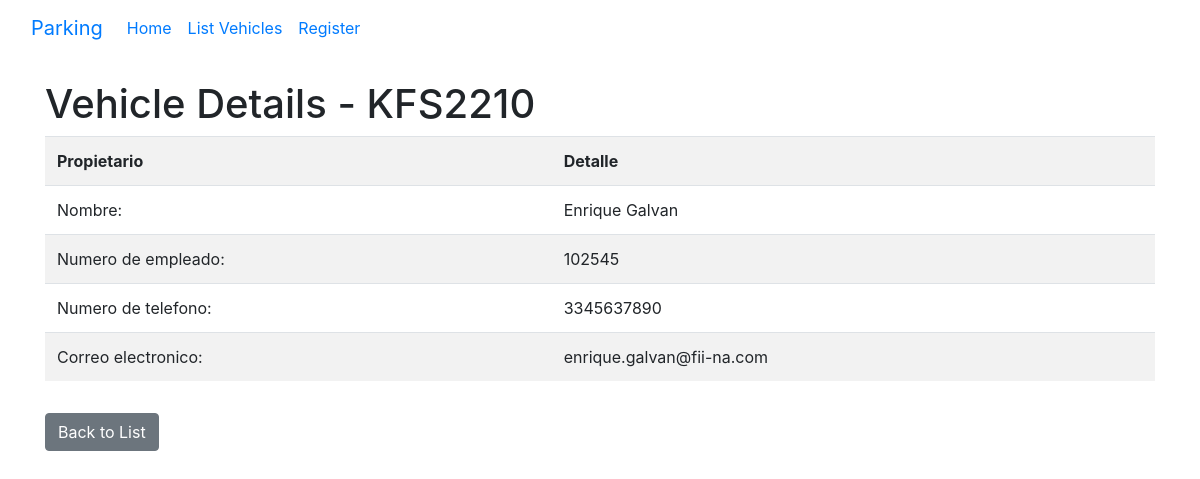
Screenshot of /details/29/ with the database file from the repository.
### vehicles/models.py (models this page shows, shortened)
class Vehicle(models.Model):
    LICENSE_PLATE_MAX_LENGTH = 15
    EMPLOYEE_ID_MAX_LENGTH = 6
    license_plate = models.CharField(
        max_length=LICENSE_PLATE_MAX_LENGTH, unique=True)
    owner_employee_id = models.CharField(
        max_length=EMPLOYEE_ID_MAX_LENGTH, default="")
    owner_name = models.CharField(max_length=100)
    owner_contact = models.CharField(max_length=15)
    owner_email = models.EmailField(max_length=254)
    owner_department = models.CharField(max_length=254, default="")
    owner_building = models.CharField(max_length=254, default="")
    vehicle_manufacturer = models.CharField(max_length=100, default="")
    vehicle_model = models.CharField(max_length=100)
    vehicle_color = models.CharField(max_length=100)

### vehicles/views.py (the view)
# urls.py: path('details/<int:pk>/', views.view_vehicle_details,
def view_vehicle_details(request, pk):
    vehicle = get_object_or_404(Vehicle, pk=pk)
    return render(request, 'vehicles/vehicle_details.html', {'vehicle': vehicle})

### vehicles/templates/vehicles/vehicle_details.html (shortened to what this page needs)
{% extends 'vehicles/base.html' %}
{% block content %}
        <h1 class="mt-4">Vehicle Details - {{ vehicle.license_plate.upper }}</h1>
        <table class="table table-striped display">
                <tr>
                        <th scope="col">Propietario</th>
                        <th scope="col">Detalle</th>
                </tr>
                <tr>
                        <td scope="col">Nombre:</td>
                        <td scope="col">{{vehicle.owner_name}}</td>
                </tr>
                <tr>
                        <td scope="col">Numero de empleado:</td>
                        <td scope="col">{{vehicle.owner_employee_id}}</td>
                </tr>
                <tr>
                        <td scope="col">Numero de telefono:</td>
                        <td scope="col" >{{vehicle.owner_contact}}</td>
                </tr>
                <tr>
                        <td scope="col">Correo electronico:</td>
                        <td scope="col" >{{vehicle.owner_email}}</td>
                </tr>
        </table>
        <a href="{% url 'vehicles:list_vehicles' %}" class="btn btn-secondary mt-3">Back to List</a>
{% endblock %}

### rows the page displays
Vehicle: license_plate "KFS2210", owner_name "Enrique Galvan", owner_employee_id "102545", owner_contact "3345637890", owner_email "enrique.galvan@fii-na.com"
